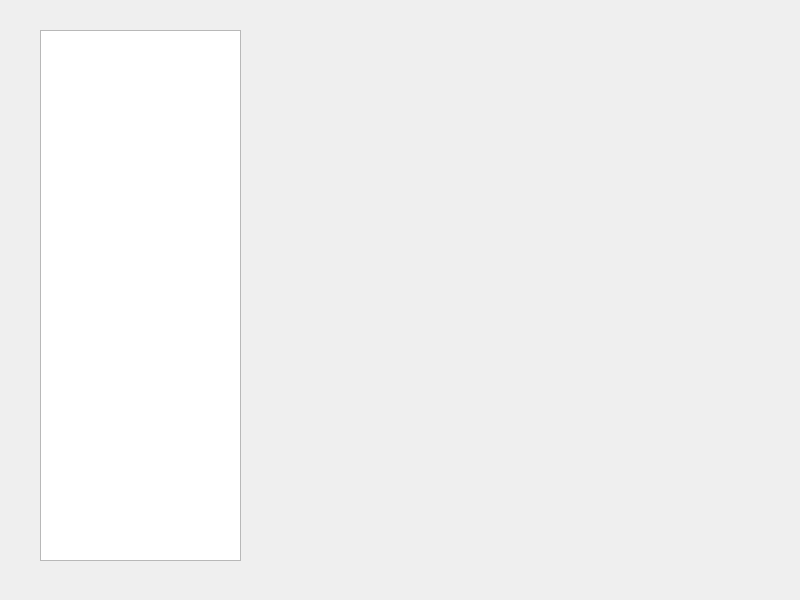
<?xml version="1.0" encoding="UTF-8"?>
<ui version="4.0">
 <class>Dialog</class>
 <widget class="QDialog" name="Dialog">
  <property name="geometry">
   <rect>
    <x>0</x>
    <y>0</y>
    <width>800</width>
    <height>600</height>
   </rect>
  </property>
  <property name="windowTitle">
   <string>bez_1_GUI_Dialog</string>
  </property>
  <widget class="QTextEdit" name="textEdit">
   <property name="geometry">
    <rect>
     <x>40</x>
     <y>30</y>
     <width>201</width>
     <height>531</height>
    </rect>
   </property>
  </widget>
 </widget>
 <resources/>
 <connections/>
</ui>
